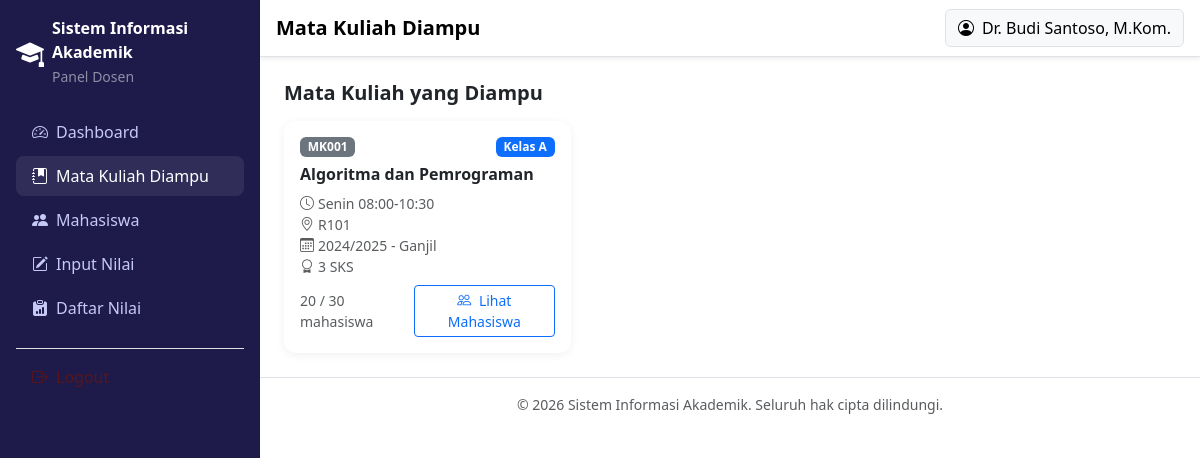
The app's page /dosen/mata_kuliah.php (signed in) with its own data.
### tables this page shows
CREATE TABLE `kelas` (
  `id` INT UNSIGNED AUTO_INCREMENT PRIMARY KEY,
  `mata_kuliah_id` INT UNSIGNED NOT NULL,
  `dosen_id` INT UNSIGNED NOT NULL,
  `tahun_akademik_id` INT UNSIGNED NOT NULL,
  `nama_kelas` VARCHAR(10) NOT NULL COMMENT 'contoh: A, B, C',
  `hari` VARCHAR(20) DEFAULT NULL,
  `jam` VARCHAR(30) DEFAULT NULL,
  `ruang` VARCHAR(20) DEFAULT NULL,
  `kuota` INT UNSIGNED NOT NULL DEFAULT 30,
  `created_at` TIMESTAMP DEFAULT CURRENT_TIMESTAMP,
  CONSTRAINT `fk_kelas_matkul` FOREIGN KEY (`mata_kuliah_id`) REFERENCES `mata_kuliah`(`id`) ON DELETE CASCADE ON UPDATE CASCADE,
  CONSTRAINT `fk_kelas_dosen` FOREIGN KEY (`dosen_id`) REFERENCES `dosen`(`id`) ON DELETE CASCADE ON UPDATE CASCADE,
  CONSTRAINT `fk_kelas_tahun` FOREIGN KEY (`tahun_akademik_id`) REFERENCES `tahun_akademik`(`id`) ON DELETE CASCADE ON UPDATE CASCADE
);

CREATE TABLE `mata_kuliah` (
  `id` INT UNSIGNED AUTO_INCREMENT PRIMARY KEY,
  `kode_mk` VARCHAR(20) NOT NULL UNIQUE,
  `nama_mk` VARCHAR(150) NOT NULL,
  `sks` TINYINT UNSIGNED NOT NULL,
  `semester` TINYINT UNSIGNED NOT NULL COMMENT 'semester ke berapa mk ini ditawarkan',
  `created_at` TIMESTAMP DEFAULT CURRENT_TIMESTAMP
);

CREATE TABLE `tahun_akademik` (
  `id` INT UNSIGNED AUTO_INCREMENT PRIMARY KEY,
  `tahun` VARCHAR(20) NOT NULL COMMENT 'contoh: 2024/2025',
  `semester` ENUM('Ganjil', 'Genap') NOT NULL,
  `status` ENUM('aktif', 'nonaktif') NOT NULL DEFAULT 'nonaktif',
  `created_at` TIMESTAMP DEFAULT CURRENT_TIMESTAMP,
  UNIQUE KEY `uniq_tahun_semester` (`tahun`, `semester`)
);

### dosen/mata_kuliah.php (the view, shortened to what this page needs)
<?php
$db = Database::getConnection();
$stmtDosen = $db->prepare('SELECT id FROM dosen WHERE user_id = :user_id');
$stmtDosen->execute([':user_id' => $_SESSION['user_id']]);
$dosenId = $stmtDosen->fetch()['id'] ?? 0;
$stmt = $db->prepare('
    SELECT k.id, k.nama_kelas, k.hari, k.jam, k.ruang, k.kuota,
           mk.kode_mk, mk.nama_mk, mk.sks,
           ta.tahun, ta.semester,
           (SELECT COUNT(*) FROM krs WHERE kelas_id = k.id) AS jumlah_peserta
    FROM kelas k
    JOIN mata_kuliah mk ON mk.id = k.mata_kuliah_id
    JOIN tahun_akademik ta ON ta.id = k.tahun_akademik_id
    WHERE k.dosen_id = :dosen_id
    ORDER BY ta.tahun DESC, mk.nama_mk ASC
');
$stmt->execute([':dosen_id' => $dosenId]);
$daftarKelas = $stmt->fetchAll();
require_once __DIR__ . '/../includes/header.php';
?>
<h5 class="fw-bold mb-3">Mata Kuliah yang Diampu</h5>
<div class="row g-3">
    <?php if (empty($daftarKelas)): ?>
        <div class="col-12">
            <div class="card card-stat">
                <div class="card-body text-center text-muted py-4">
                    Anda belum ditugaskan mengampu kelas apapun. Silakan hubungi Admin.
                </div>
            </div>
        </div>
    <?php else: ?>
        <?php foreach ($daftarKelas as $k): ?>
            <div class="col-md-6 col-xl-4">
                <div class="card card-stat h-100">
                    <div class="card-body">
                        <div class="d-flex justify-content-between align-items-start mb-2">
                            <span class="badge bg-secondary"><?= htmlspecialchars($k['kode_mk']) ?></span>
                            <span class="badge bg-primary">Kelas <?= htmlspecialchars($k['nama_kelas']) ?></span>
                        </div>
                        <h6 class="fw-bold"><?= htmlspecialchars($k['nama_mk']) ?></h6>
                        <p class="text-muted small mb-2">
                            <i class="bi bi-clock me-1"></i><?= htmlspecialchars(($k['hari'] ?? '-') . ' ' . ($k['jam'] ?? '')) ?><br>
                            <i class="bi bi-geo-alt me-1"></i><?= htmlspecialchars($k['ruang'] ?? '-') ?><br>
                            <i class="bi bi-calendar3 me-1"></i><?= htmlspecialchars($k['tahun'] . ' - ' . $k['semester']) ?><br>
                            <i class="bi bi-award me-1"></i><?= (int) $k['sks'] ?> SKS
                        </p>
                        <div class="d-flex justify-content-between align-items-center">
                            <span class="small text-muted"><?= (int) $k['jumlah_peserta'] ?> / <?= (int) $k['kuota'] ?> mahasiswa</span>
                            <a href="<?= BASE_URL ?>dosen/mahasiswa.php?kelas_id=<?= (int) $k['id'] ?>" class="btn btn-sm btn-outline-primary">
                                <i class="bi bi-people me-1"></i> Lihat Mahasiswa
                            </a>
                        </div>
                    </div>
                </div>
            </div>
        <?php endforeach; ?>
    <?php endif; ?>
</div>
<?php require_once __DIR__ . '/../includes/footer.php'; ?>

### assets/css/style.css (style rules this page uses)
:root { --sia-primary: #4f46e5; --sia-primary-dark: #3730a3; --sia-bg-soft: #f4f5fb; }
body { font-family: 'Segoe UI', Roboto, Arial, sans-serif; }
.card-stat { border: none; border-radius: 12px; box-shadow: 0 2px 10px rgba(0, 0, 0, 0.06); }

### records on screen
kelas: mata_kuliah.kode_mk "MK001", nama_kelas "A", mata_kuliah.nama_mk "Algoritma dan Pemrograman", hari+jam "Senin 08:00-10:30", ruang "R101", tahun_akademik.semester "2024/2025 - Ganjil", mata_kuliah.sks "3", jumlah_peserta "20", kuota "30"

### other values on screen
APP_NAME "Sistem Informasi Akademik"
$role "Dosen"
$pageTitle "Mata Kuliah Diampu"
currentUserName() "Dr. Budi Santoso, M.Kom."
